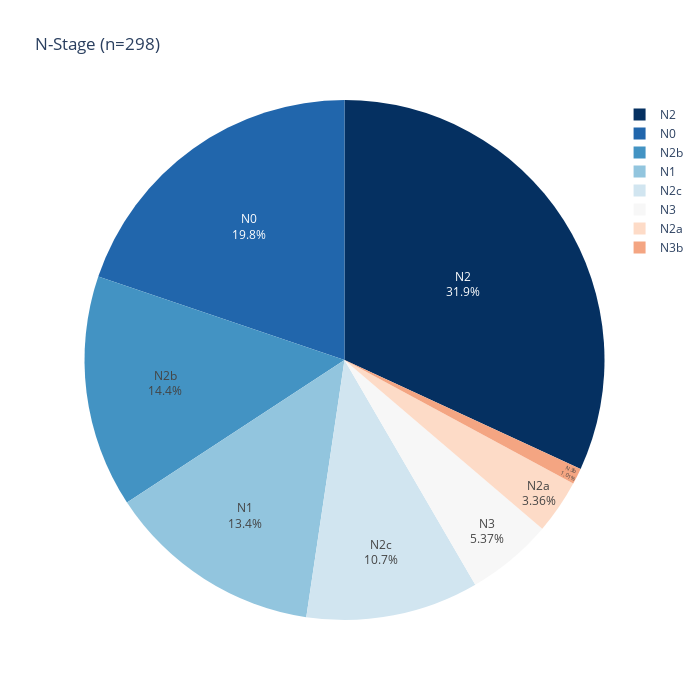

Here is the notebook cell this chart was saved with:
### Code cell
fig = px.pie(data_raw, names='N-stage', title='N-Stage (n=298)', hover_data=['N-stage'], labels={'N-stage':'N-stage'}, width=700, height=700, color_discrete_sequence=px.colors.sequential.RdBu_r)
fig.update_traces(textposition='inside', textinfo='percent+label')
fig.show()

### Figure 1 — Plotly figure (JSON) as saved in the notebook; plotly's stock layout.template omitted (floating-point values rounded to 4 significant figures; data arrays with more than 128 entries replaced by an {"elided": "..."} marker saying what was removed)
{"data": [{"customdata": {"elided": "298x1 str values"}, "domain": {"x": [0, 1], "y": [0, 1]}, "hovertemplate": "N-stage=%{customdata[0]}<extra></extra>", "labels": {"elided": "298 str values"}, "legendgroup": "", "name": "", "showlegend": true, "textinfo": "percent+label", "textposition": "inside", "type": "pie"}], "layout": {"height": 700, "legend": {"tracegroupgap": 0}, "piecolorway": ["rgb(5,48,97)", "rgb(33,102,172)", "rgb(67,147,195)", "rgb(146,197,222)", "rgb(209,229,240)", "rgb(247,247,247)", "rgb(253,219,199)", "rgb(244,165,130)", "rgb(214,96,77)", "rgb(178,24,43)", "rgb(103,0,31)"], "title": {"text": "N-Stage (n=298)"}, "width": 700}}
